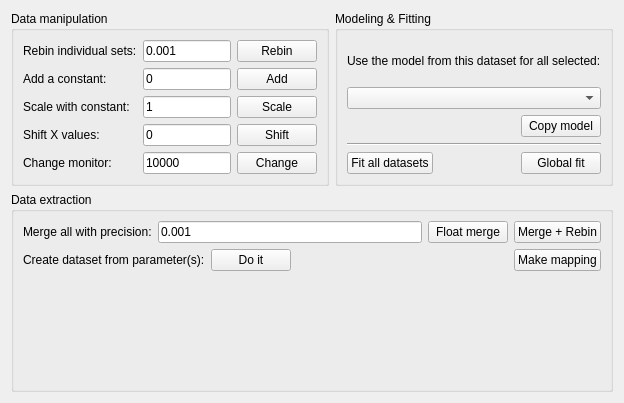
<?xml version="1.0" encoding="UTF-8"?>
<ui version="4.0">
 <class>Form</class>
 <widget class="QWidget" name="Form">
  <property name="geometry">
   <rect>
    <x>0</x>
    <y>0</y>
    <width>624</width>
    <height>403</height>
   </rect>
  </property>
  <property name="windowTitle">
   <string>Form</string>
  </property>
  <layout class="QGridLayout" name="gridLayout">
   <item row="0" column="0">
    <widget class="QGroupBox" name="groupBox">
     <property name="title">
      <string>Data manipulation</string>
     </property>
     <layout class="QGridLayout" name="gridLayout_2">
      <item row="0" column="0">
       <widget class="QLabel" name="label_2">
        <property name="sizePolicy">
         <sizepolicy hsizetype="Fixed" vsizetype="Preferred">
          <horstretch>0</horstretch>
          <verstretch>0</verstretch>
         </sizepolicy>
        </property>
        <property name="text">
         <string>Rebin individual sets:</string>
        </property>
       </widget>
      </item>
      <item row="0" column="1">
       <widget class="QLineEdit" name="precisionEdit">
        <property name="text">
         <string>0.001</string>
        </property>
       </widget>
      </item>
      <item row="0" column="2">
       <widget class="QPushButton" name="rebinBtn">
        <property name="text">
         <string>Rebin</string>
        </property>
       </widget>
      </item>
      <item row="1" column="0">
       <widget class="QLabel" name="label">
        <property name="sizePolicy">
         <sizepolicy hsizetype="Fixed" vsizetype="Preferred">
          <horstretch>0</horstretch>
          <verstretch>0</verstretch>
         </sizepolicy>
        </property>
        <property name="text">
         <string>Add a constant:</string>
        </property>
       </widget>
      </item>
      <item row="1" column="1">
       <widget class="QLineEdit" name="addConstEdit">
        <property name="text">
         <string>0</string>
        </property>
       </widget>
      </item>
      <item row="1" column="2">
       <widget class="QPushButton" name="addBtn">
        <property name="text">
         <string>Add</string>
        </property>
       </widget>
      </item>
      <item row="2" column="0">
       <widget class="QLabel" name="label_7">
        <property name="sizePolicy">
         <sizepolicy hsizetype="Fixed" vsizetype="Preferred">
          <horstretch>0</horstretch>
          <verstretch>0</verstretch>
         </sizepolicy>
        </property>
        <property name="text">
         <string>Scale with constant:</string>
        </property>
       </widget>
      </item>
      <item row="2" column="1">
       <widget class="QLineEdit" name="scaleConstEdit">
        <property name="text">
         <string>1</string>
        </property>
       </widget>
      </item>
      <item row="2" column="2">
       <widget class="QPushButton" name="mulBtn">
        <property name="text">
         <string>Scale</string>
        </property>
       </widget>
      </item>
      <item row="3" column="0">
       <widget class="QLabel" name="label_3">
        <property name="sizePolicy">
         <sizepolicy hsizetype="Fixed" vsizetype="Preferred">
          <horstretch>0</horstretch>
          <verstretch>0</verstretch>
         </sizepolicy>
        </property>
        <property name="text">
         <string>Shift X values:</string>
        </property>
       </widget>
      </item>
      <item row="3" column="1">
       <widget class="QLineEdit" name="shiftConstEdit">
        <property name="text">
         <string>0</string>
        </property>
       </widget>
      </item>
      <item row="3" column="2">
       <widget class="QPushButton" name="shiftBtn">
        <property name="text">
         <string>Shift</string>
        </property>
       </widget>
      </item>
      <item row="4" column="0">
       <widget class="QLabel" name="label_6">
        <property name="sizePolicy">
         <sizepolicy hsizetype="Fixed" vsizetype="Preferred">
          <horstretch>0</horstretch>
          <verstretch>0</verstretch>
         </sizepolicy>
        </property>
        <property name="text">
         <string>Change monitor:</string>
        </property>
       </widget>
      </item>
      <item row="4" column="1">
       <widget class="QLineEdit" name="monscaleEdit">
        <property name="text">
         <string>10000</string>
        </property>
       </widget>
      </item>
      <item row="4" column="2">
       <widget class="QPushButton" name="monscaleBtn">
        <property name="text">
         <string>Change</string>
        </property>
       </widget>
      </item>
     </layout>
     <zorder>groupBox_2</zorder>
     <zorder>precisionEdit</zorder>
     <zorder>label</zorder>
     <zorder>label_3</zorder>
     <zorder>label_6</zorder>
     <zorder>mulBtn</zorder>
     <zorder>label_2</zorder>
     <zorder>label_7</zorder>
     <zorder>rebinBtn</zorder>
     <zorder>monscaleBtn</zorder>
     <zorder>shiftConstEdit</zorder>
     <zorder>monscaleEdit</zorder>
     <zorder>addConstEdit</zorder>
     <zorder>scaleConstEdit</zorder>
     <zorder>shiftBtn</zorder>
     <zorder>addBtn</zorder>
    </widget>
   </item>
   <item row="1" column="0" colspan="2">
    <widget class="QGroupBox" name="groupBox_3">
     <property name="title">
      <string>Data extraction</string>
     </property>
     <layout class="QVBoxLayout" name="verticalLayout_2">
      <item>
       <layout class="QHBoxLayout" name="horizontalLayout_3">
        <item>
         <widget class="QLabel" name="label_5">
          <property name="text">
           <string>Merge all with precision:</string>
          </property>
         </widget>
        </item>
        <item>
         <widget class="QLineEdit" name="mergeEdit">
          <property name="text">
           <string>0.001</string>
          </property>
         </widget>
        </item>
        <item>
         <widget class="QPushButton" name="floatMergeBtn">
          <property name="text">
           <string>Float merge</string>
          </property>
         </widget>
        </item>
        <item>
         <widget class="QPushButton" name="mergeBtn">
          <property name="text">
           <string>Merge + Rebin</string>
          </property>
         </widget>
        </item>
       </layout>
      </item>
      <item>
       <layout class="QHBoxLayout" name="horizontalLayout_4">
        <item>
         <widget class="QLabel" name="label_4">
          <property name="text">
           <string>Create dataset from parameter(s):</string>
          </property>
         </widget>
        </item>
        <item>
         <widget class="QPushButton" name="paramsetBtn">
          <property name="text">
           <string>Do it</string>
          </property>
         </widget>
        </item>
        <item>
         <spacer name="horizontalSpacer_3">
          <property name="orientation">
           <enum>Qt::Horizontal</enum>
          </property>
          <property name="sizeHint" stdset="0">
           <size>
            <width>40</width>
            <height>20</height>
           </size>
          </property>
         </spacer>
        </item>
        <item>
         <widget class="QPushButton" name="mappingBtn">
          <property name="text">
           <string>Make mapping</string>
          </property>
          <property name="icon">
           <iconset resource="../../../resource/gui.qrc">
            <normaloff>:/map.png</normaloff>:/map.png</iconset>
          </property>
         </widget>
        </item>
       </layout>
      </item>
      <item>
       <spacer name="verticalSpacer">
        <property name="orientation">
         <enum>Qt::Vertical</enum>
        </property>
        <property name="sizeHint" stdset="0">
         <size>
          <width>20</width>
          <height>40</height>
         </size>
        </property>
       </spacer>
      </item>
     </layout>
    </widget>
   </item>
   <item row="0" column="1">
    <widget class="QGroupBox" name="groupBox_2">
     <property name="title">
      <string>Modeling &amp;&amp; Fitting</string>
     </property>
     <layout class="QVBoxLayout" name="verticalLayout">
      <item>
       <widget class="QLabel" name="label_8">
        <property name="text">
         <string>Use the model from this dataset for all selected:</string>
        </property>
       </widget>
      </item>
      <item>
       <widget class="QComboBox" name="onemodelBox"/>
      </item>
      <item>
       <layout class="QHBoxLayout" name="horizontalLayout">
        <item>
         <spacer name="horizontalSpacer">
          <property name="orientation">
           <enum>Qt::Horizontal</enum>
          </property>
          <property name="sizeHint" stdset="0">
           <size>
            <width>108</width>
            <height>20</height>
           </size>
          </property>
         </spacer>
        </item>
        <item>
         <widget class="QPushButton" name="onemodelBtn">
          <property name="text">
           <string>Copy model</string>
          </property>
         </widget>
        </item>
       </layout>
      </item>
      <item>
       <widget class="Line" name="line">
        <property name="orientation">
         <enum>Qt::Horizontal</enum>
        </property>
       </widget>
      </item>
      <item>
       <layout class="QHBoxLayout" name="horizontalLayout_2">
        <item>
         <widget class="QPushButton" name="fitallBtn">
          <property name="text">
           <string>Fit all datasets</string>
          </property>
         </widget>
        </item>
        <item>
         <spacer name="horizontalSpacer_2">
          <property name="orientation">
           <enum>Qt::Horizontal</enum>
          </property>
          <property name="sizeHint" stdset="0">
           <size>
            <width>40</width>
            <height>20</height>
           </size>
          </property>
         </spacer>
        </item>
        <item>
         <widget class="QPushButton" name="globalfitBtn">
          <property name="text">
           <string>Global fit</string>
          </property>
         </widget>
        </item>
       </layout>
      </item>
     </layout>
    </widget>
   </item>
  </layout>
 </widget>
 <resources>
  <include location="../../../resource/gui.qrc"/>
 </resources>
 <connections/>
</ui>
